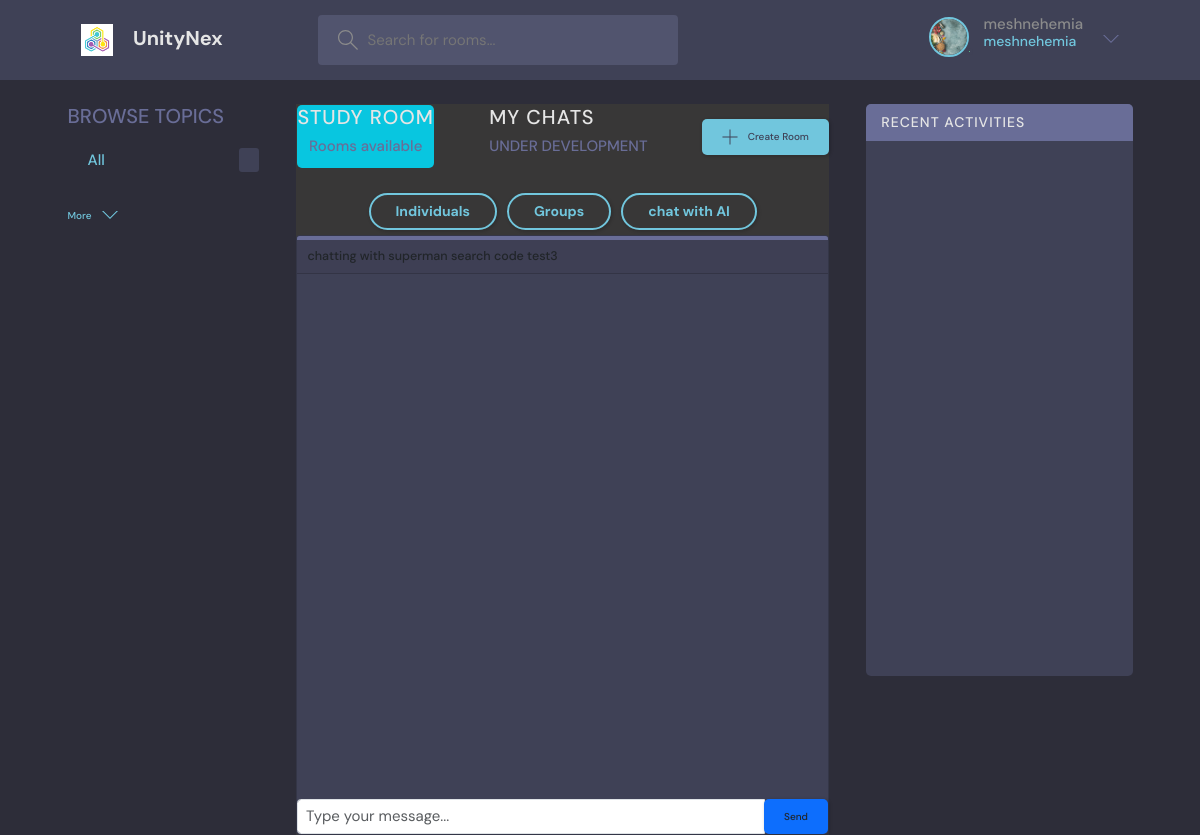
The app's page /groupchatscrean/test3/ (signed in) with its own data.
### socialmedia/models.py (models this page shows)
class User(AbstractUser):
    name = models.CharField(max_length=200, null=True)
    email = models.EmailField(unique=True, null=True)
    bio = models.TextField(null=True)
    avator = models.ImageField(null=True, upload_to='profile/', default="profile/avatar.svg")
    USERNAME_FIELD = 'email'
    REQUIRED_FIELDS = []

class Groups(models.Model):
    founder = models.ForeignKey(User, on_delete=models.DO_NOTHING, related_name="founder")
    name = models.CharField(max_length=100)
    icon = models.ImageField()
    description = models.TextField()
    rules = models.TextField()
    groupcode = models.CharField(max_length=30, unique=True)
    created = models.DateTimeField(auto_now=True)
    updated = models.DateTimeField(auto_now_add=True)
    group_password = models.CharField(max_length=50)

### socialmedia/views.py (the view, shortened to what this page needs)
# urls.py: path('groupchatscrean/<str:code>/', views.groupchatscreen, name='groupchatscreen'),
@login_required(login_url='login')
@csrf_exempt
def groupchatscreen(request, code):
    group = get_object_or_404(Groups, groupcode=code)
    try:
        member = GroupMembers.objects.get(member=request.user, group=group)
    except ObjectDoesNotExist:
        if request.method == 'POST':
            password = request.POST.get('password')
            if password:
                if group.group_password == password:
                    verified, created = GroupMembers.objects.get_or_create(
                        group=group,
                        member=request.user
                    )
                    name = group.name
                    return render(request, 'socialmedia/groupchatarea.html', {"code": code, 'name': name})
        context = {'name': group.name}
        return render(request, 'socialmedia/verify.html', context)
    name = group.name
    return render(request, 'socialmedia/groupchatarea.html', {"code": code, 'name': name})

### socialmedia/templates/socialmedia/groupchatarea.html (shortened to what this page needs)
{% extends 'main.html' %}
{% load static %}
{% block head %}
    <link href="{% static 'css/bootstrap.min.css' %}" rel="stylesheet">
{% endblock %}
{% block content %}
    <main class="layout layout--3">
        <div class="container bd1">
            <div class="b3"> {% include 'socialmedia/topics_component.html' %}</div>
            <section style="max-width:50%; min-width: 50%;" class="bg-warning d-flex justify-content-center phone">
                <div class="w-100" style="background-color: #383737">
                    <div class="laps">
                        <div class="roomList__header">
                            <a href="{% url 'home' %}"
                               style="background-color: #08c6e0; border-radius: 5px; margin: 1px; text-align: center">
                                <h2>Study Room</h2>
                                <p>{{ room_count }} Rooms available</p>
                            </a>
                            <div>
                                <h2>My Chats</h2>
                                <p>UNDER DEVELOPMENT</p>
                            </div>
                            <a class="btn btn--main" href="{% url 'create-room' %}">
                                <svg version="1.1" xmlns="http://www.w3.org/2000/svg" width="32" height="32"
                                     viewBox="0 0 32 32">
                                    <title>add</title>
                                    <path
                                            d="M16.943 0.943h-1.885v14.115h-14.115v1.885h14.115v14.115h1.885v-14.115h14.115v-1.885h-14.115v-14.115z"
                                    ></path>
                                </svg>
                                Create Room
                            </a>
                        </div>
                        <div style="margin-bottom: 5px">
                            <div class="mobile-menuItems">
                                <a class="btn btn--main btn--pill" href="{% url 'mychats' 'individual' %}">Individuals</a>
                                <a class="btn btn--main btn--pill" href="{% url 'mychats' 'groups' %}">Groups</a>
                                <a href="{% url 'chatbot' %}" class="btn btn--main btn--pill">chat with AI</a>
                            </div>
                        </div>
                    </div>
                    <div class="w-100">
                        <div class="card" style="background-color: #3f4156;height: 600px">
                            <div class="card-header d-flex justify-content-between align-items-center p-3 "
                                 style="border-top: 4px solid #696d97;">
                                <h5 class="mb-0 lh-1">chatting with {{ name }} search code {{ code }}</h5>
                            </div>
                            <div class="card-body overflow-y-scroll nav-change overflow-y-scroll "
                                 style="max-height: 600px;min-height: 450px; background-color: #3f4156;">
                            </div>
                            <form class="message-form" action="" method="POST">
                                <div class="input-group">
                                    <input type="text" class="form-control message-input" style="font-size: 15px"
                                           placeholder="Type your message..." name="message">
                                    <div class="input-group-append">
                                        <button type="submit" class="btn btn-primary btn-send text-dark bg-primary">
                                            Send
                                        </button>
                                    </div>
                                </div>
                            </form>
                        </div>
                    </div>
                </div>
            </section>
            {% include 'socialmedia/activity_component.html' %}
        </div>
    </main>
{% endblock %}

### templates/navbar.html (shortened to what this page needs)
{% load static %}
<header class="header header--loggedIn">
    <div class="container">
        <a href="{% url 'home' %}" class="header__logo">
            <img src="{% static 'images/icons/logo.png' %}"/>
            <h1>UnityNex</h1>
        </a>
        <form class="header__search" action="{% url 'home' %}" method="get">
            <label>
                <input type="text" name="q" placeholder="Search for rooms..."/>
            </label>
        </form>
        <nav class="header__menu">
            {% if request.user.is_authenticated %}
                <div class="header__user">
                    <a href="{% url 'user-profile' request.user.id %}">
                        <div class="avatar avatar--medium active">
                            <img src="{{ request.user.avator.url }}"/>
                        </div>
                        <p>{{ request.user.username }} <span>{{ request.user.username }}</span></p>
                    </a>
                    <button class="dropdown-button">
                        <svg version="1.1" xmlns="http://www.w3.org/2000/svg" width="32" height="32"
                             viewBox="0 0 32 32">
                            <title>chevron-down</title>
                            <path d="M16 21l-13-13h-3l16 16 16-16h-3l-13 13z"></path>
                        </svg>
                    </button>
                </div>
            {% else %}
                <a href="{% url 'login' %}">
                    <img src="{% static 'images/profilesImages/avatar.svg' %}"/>
                    <p>Login</p>
                </a>
            {% endif %}
        </nav>
    </div>
</header>

### static/styles/style.css (style rules this page uses)
:root { --color-main: #71c6dd; --color-main-light: #e1f6fb; --color-dark: #3f4156; --color-dark-medium: #51546e; --color-dark-light: #696d97; --color-light: #e5e5e5; --color-gray: #8b8b8b; --color-light-gray: #b2bdbd; --color-bg: #2d2d39; --color-success: #5dd693; --color-error: #fc4b0b; }
* { font-family: "DM Sans", -apple-system, BlinkMacSystemFont, "Segoe UI", Roboto, Oxygen, Ubuntu, Cantarell, "Open Sans", "Helvetica Neue", sans-serif; margin: 0; padding: 0; box-sizing: border-box; text-rendering: optimizeLegibility; font-size: inherit; }
html { font-size: 56.25%; }
@media only screen and (min-width: 1200px) { html { font-size: 62.5%; } }
body { line-height: 1.6; font-weight: 400; font-size: 1.5rem; color: var(--color-light-gray); background-color: var(--color-bg); min-height: 100vh; }
img { width: 100%; }
a { display: inline-block; color: var(--color-main); text-decoration: none; }
.container { max-width: 120rem; width: 90%; margin: auto; }
.btn { background-color: transparent; border: none; display: inline-flex; align-items: center; gap: 1rem; cursor: pointer; transition: all ease-in-out 0.3s; padding: 1rem 2rem; border-radius: 5px; box-shadow: 1px 1px 3px 1px rgba(0, 0, 0, 0.15); font-weight: 500; }
.btn--main { background-color: var(--color-main); color: var(--color-dark); }
.btn > svg { fill: currentColor; width: 1.6rem; height: 1.6rem; }
.btn--pill { border-radius: 10rem; font-size: 1.4rem; font-weight: 700; padding: 6px 2.5rem; color: var(--color-main); background: transparent; border: 2px solid var(--color-main); }
.avatar { position: relative; display: inline-block; border-radius: 50%; border: 2px solid var(--color-main); }
.avatar img { display: block; border-radius: 50%; object-fit: cover; object-position: center; }
.avatar::after { content: ""; display: block; position: absolute; background-color: var(--color-gray); z-index: 111; border-radius: 50%; border: 0.3rem solid var(--color-dark); }
.avatar.active::after { background-color: var(--color-success); }
.avatar.avatar--medium img { width: 3.6rem; height: 3.6rem; border-radius: 50%; }
.avatar.avatar--medium:after { width: 0.7rem; height: 0.7rem; bottom: 0px; right: -6px; }
.mobile-menuItems { display: flex; align-items: center; justify-content: center; gap: 1rem; }
.header { padding: 1.5rem; background-color: var(--color-dark); }
.header > .container { display: flex; gap: 9.5rem; }
.header__logo, .header__user { display: flex; gap: 2rem; align-items: center; }
.header__logo > img { height: 3.2rem; width: 3.2rem; }
.header__logo > h1 { font-weight: 700; font-size: 2rem; color: var(--color-light); }
.header__search > label { background-color: var(--color-dark-medium); padding: 1.3rem 1rem; display: flex; align-items: center; gap: 1rem; border-radius: 4px; }
.header__search svg { fill: var(--color-gray); width: 2rem; height: 2rem; margin-left: 1rem; }
.header__search input { width: 30rem; background: transparent; border: none; outline: none; color: var(--color-light); }
.header__menu { margin-left: auto; position: relative; }
.header__menu a { display: flex; gap: 1.5rem; align-items: center; font-weight: 500; text-decoration: none; color: var(--color-gray); }
.header__menu img { height: 3.6rem; }
.header__menu p { line-height: 1.2; }
.header__menu span { color: var(--color-main); font-weight: 500; font-size: 1.4rem; display: block; }
.header__menu svg { width: 1.6rem; height: 1.6rem; fill: var(--color-dark-light); }
.dropdown-button { background: transparent; border: 0; outline: 0; cursor: pointer; }
.layout { margin-top: 2.4rem; }
.layout > .container { display: flex; justify-content: space-between; align-items: flex-start; }
.layout--3 > .container > div:first-child { flex-basis: 18%; max-width: 22.5rem; }
.roomList__header { display: flex; justify-content: space-between; align-items: center; margin-bottom: 2.4rem; }
.roomList__header h2 { text-transform: uppercase; font-weight: 500; color: var(--color-light); letter-spacing: 1px; }
.roomList__header p { font-weight: 500; color: var(--color-dark-light); }

### records on screen
User: user.avator (picture), user.username "meshnehemia"
Groups: name "superman", groupcode "test3"
